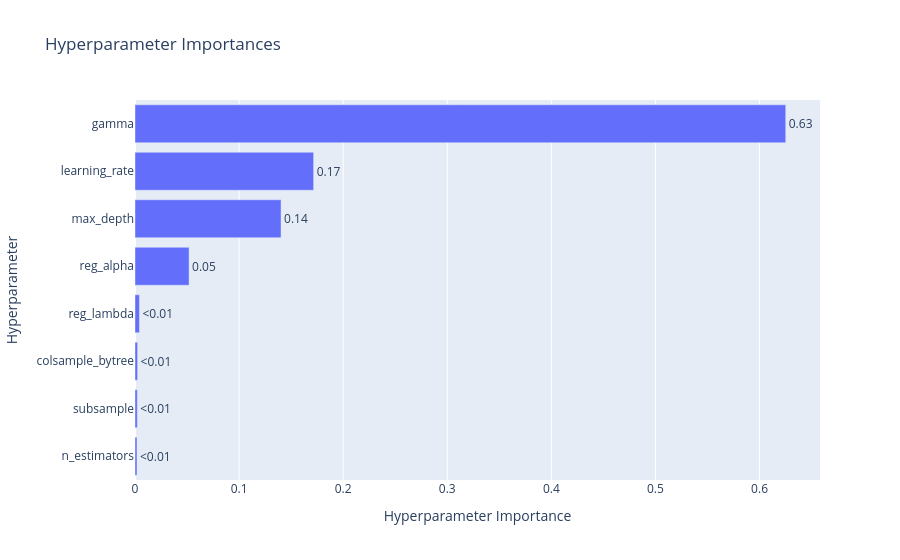

The notebook cell this image was saved under:
### Code cell
Fig2 = plot_param_importances(study)
Fig2.show()

### Figure 1 — Plotly figure (JSON) as saved in the notebook; plotly's stock layout.template omitted (floating-point values rounded to 4 significant figures)
{"data": [{"cliponaxis": false, "hovertemplate": ["n_estimators (IntDistribution): 0.0019160032334906867<extra></extra>", "subsample (FloatDistribution): 0.0022376697991052614<extra></extra>", "colsample_bytree (FloatDistribution): 0.002505270357806486<extra></extra>", "reg_lambda (FloatDistribution): 0.0042746536894952775<extra></extra>", "reg_alpha (FloatDistribution): 0.05194991760765662<extra></extra>", "max_depth (IntDistribution): 0.14031100960555584<extra></extra>", "learning_rate (FloatDistribution): 0.17162159155870751<extra></extra>", "gamma (FloatDistribution): 0.6251838841481823<extra></extra>"], "name": "Objective Value", "orientation": "h", "text": ["<0.01", "<0.01", "<0.01", "<0.01", "0.05", "0.14", "0.17", "0.63"], "textposition": "outside", "type": "bar", "x": [0.001916, 0.002238, 0.002505, 0.004275, 0.05195, 0.1403, 0.1716, 0.6252], "y": ["n_estimators", "subsample", "colsample_bytree", "reg_lambda", "reg_alpha", "max_depth", "learning_rate", "gamma"]}], "layout": {"title": {"text": "Hyperparameter Importances"}, "xaxis": {"title": {"text": "Hyperparameter Importance"}}, "yaxis": {"title": {"text": "Hyperparameter"}}}}
